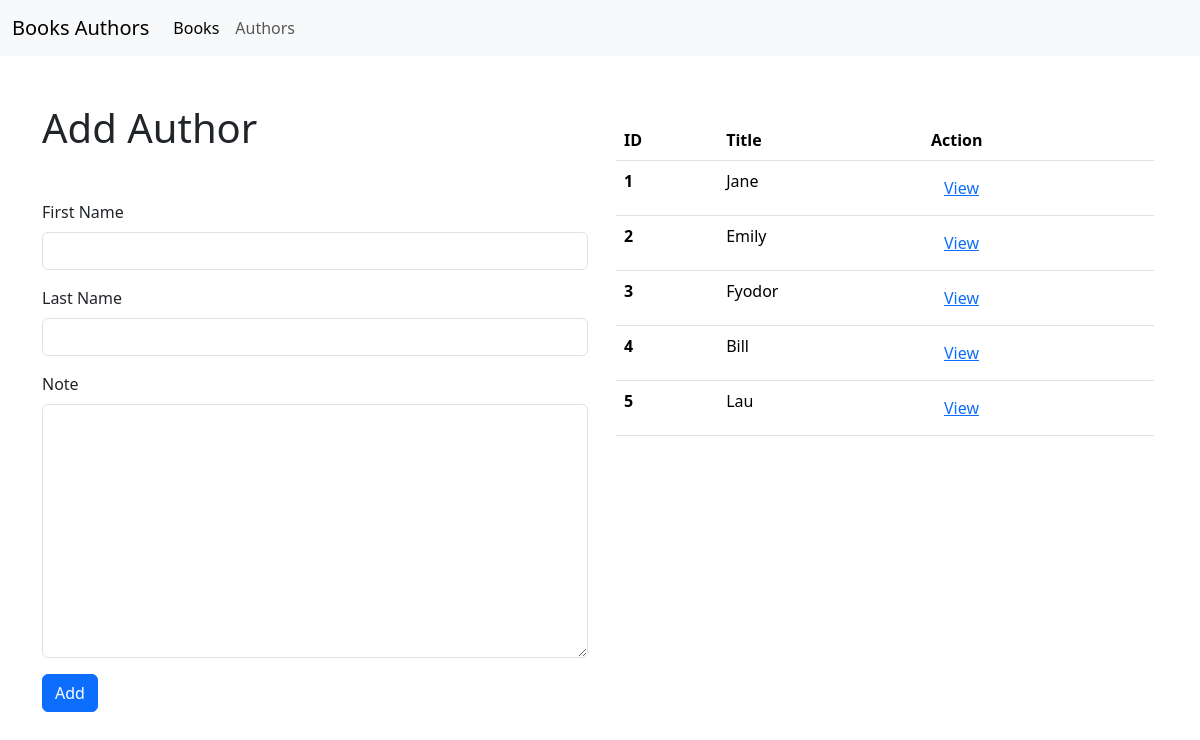
Page /authors on the earlier database version.
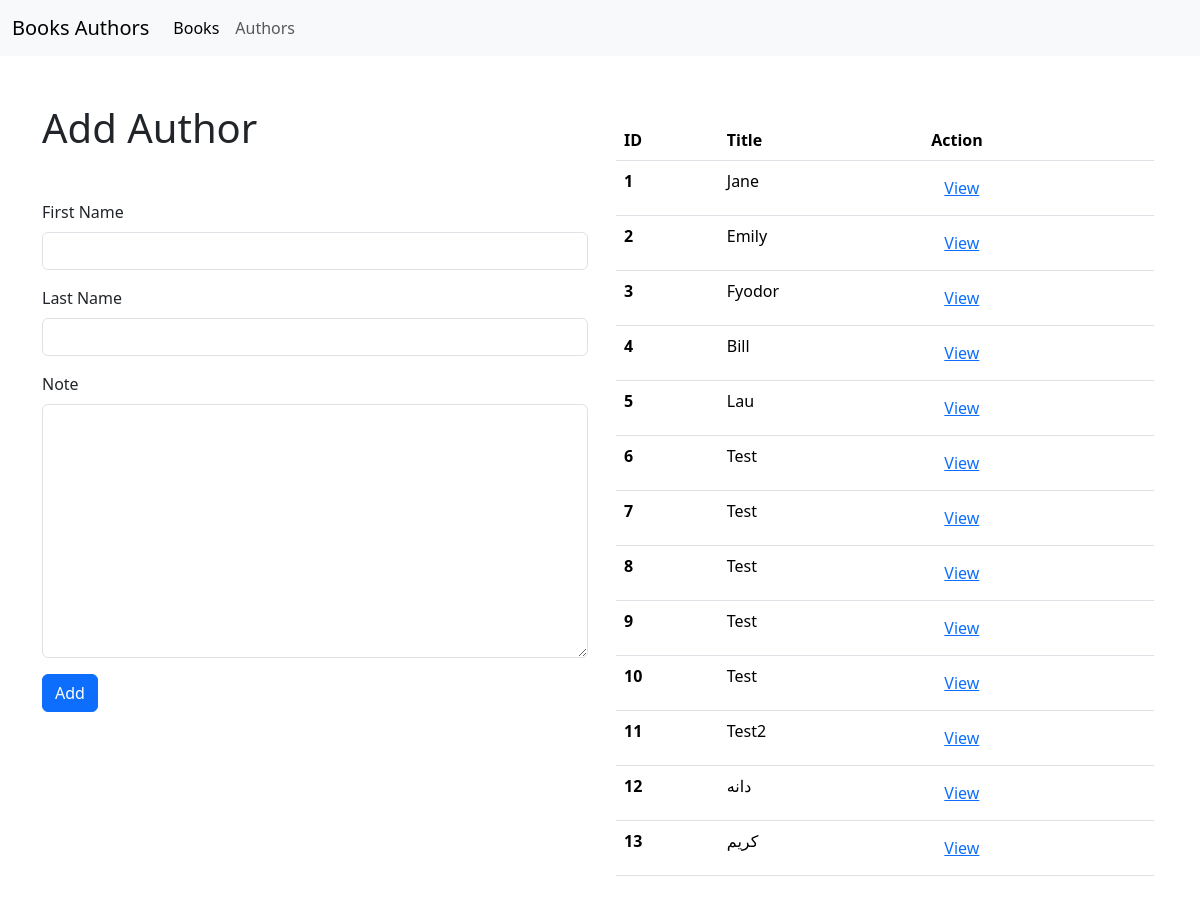
Same page on the later database version.
### books_authors_app0/models.py (models this page shows, shortened)
class Author(models.Model):
    first_name = models.CharField(max_length=50)
    last_name = models.CharField(max_length=50)
    created_at = models.DateTimeField(auto_now_add=True)
    updated_at = models.DateTimeField(auto_now=True)
    note = models.TextField()

### books_authors_app0/views.py (the view)
# urls.py: path('authors', views.authors, name='authors'),
def authors(request):
    author = Author.objects.all()
    form = AuthorForm(request.POST or None)
    if form.is_valid():
        form.save()
        return redirect('books_authors_app0:authors')
    context = {
        'author': author,
        'form': form
    }
    return render(request, 'authors.html', context)

### books_authors_app0/forms.py
class AuthorForm(forms.ModelForm):
    class Meta:
        model= Author
        fields = ["first_name", "last_name","note"]
    def __init__(self, *args, **kwargs):
        super(AuthorForm, self).__init__(*args, **kwargs)
        self.fields['first_name'].widget.attrs['class'] = 'form-control'
        self.fields['last_name'].widget.attrs['class'] = 'form-control'
        self.fields['note'].widget.attrs['class'] = 'form-control'

### templates/authors.html (shortened to what this page needs)
{% extends './base.html' %}
{% block content %}
        <div class="row mt-5">
            <div class="col-6">
                <h1 class="mb-5">Add Author</h1>
                <form method="POST" action="">
                    <div class="mb-3">
                      <label class="form-label">First Name</label>
                      {{form.first_name}}
                    </div>
                    <div class="mb-3">
                        <label class="form-label">Last Name</label>
                          {{form.last_name}}
                      </div>
                    <div class="mb-3">
                      <label class="form-label">Note</label>
                        {{form.note}}
                    </div>
                    <button type="submit" class="btn btn-primary">Add</button>
                </form>
            </div>
            <div class="col-6 p-3">
                <table class="table p-5">
                    <thead>
                      <tr>
                        <th scope="col">ID</th>
                        <th scope="col">Title</th>
                        <th scope="col">Action</th>
                    </tr>
                </thead>
                <tbody>
                    {% for author in author %}
                    <tr>
                        <th scope="row">{{forloop.counter}}</th>
                        <td scope="col">{{author.first_name}}</td>
                        <td><a href="{% url 'books_authors_app0:author_details' pk=author.id %}" class="btn btn-link">View</a></td>
                      </tr>
                      {% endfor %}
                    </tbody>
                  </table>
            </div>
        </div>
{% endblock content %}

Differences in the rows shown:
added Author: first_name "Test"
added Author: first_name "Test"
added Author: first_name "Test"
added Author: first_name "Test"
added Author: first_name "Test"
added Author: first_name "Test2"
added Author: first_name "دانه"
added Author: first_name "كريم"
